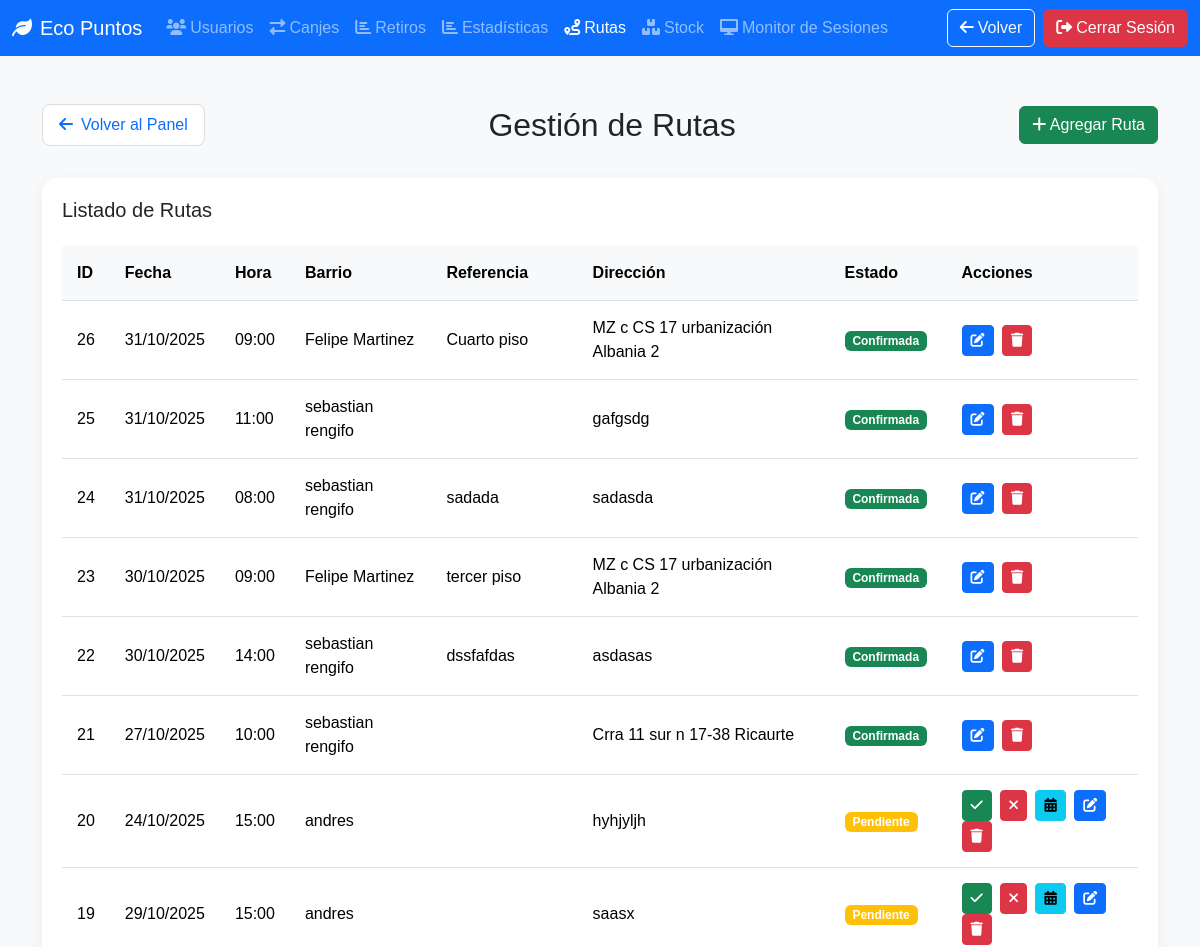
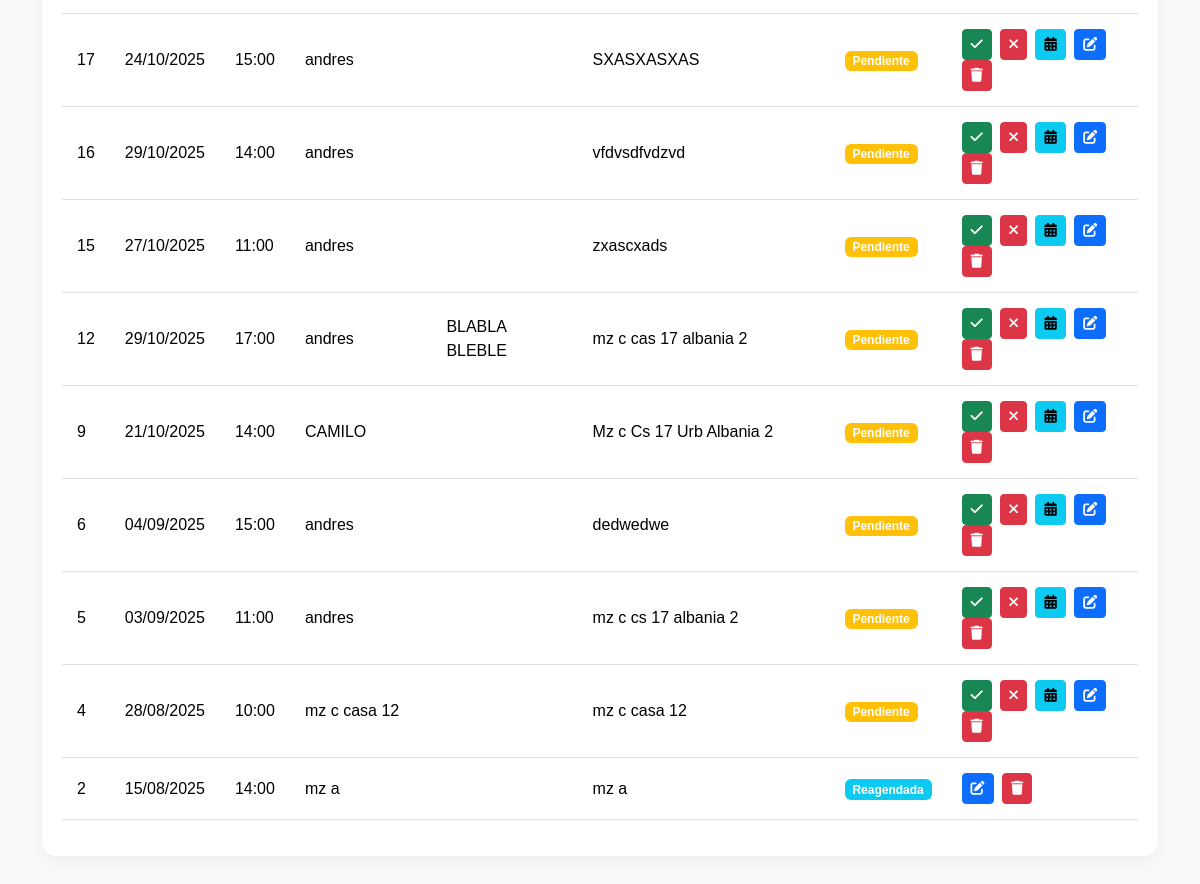
Screenshot of /rutas/ (signed in) with the database file from the repository (2 pictures, top to bottom).
### core/models.py (models this page shows, shortened)
class Ruta(models.Model):
    ESTADOS = (
        ('pendiente', 'Pendiente'),
        ('confirmada', 'Confirmada'),
        ('rechazada', 'Rechazada'),
        ('reagendada', 'Reagendada'),
        ('completada', 'Completada')
    )
    usuario = models.ForeignKey(settings.AUTH_USER_MODEL, on_delete=models.CASCADE, related_name='rutas', null=True, blank=True)
    fecha = models.DateField()
    hora = models.TimeField()
    barrio = models.CharField(max_length=100)
    referencia = models.TextField(blank=True, null=True)
    direccion = models.CharField(max_length=255)
    materiales = models.CharField(max_length=255, blank=True, null=True)
    estado = models.CharField(max_length=20, choices=ESTADOS, default='pendiente')
    fecha_creacion = models.DateTimeField(auto_now_add=True)
    fecha_procesamiento = models.DateTimeField(null=True, blank=True)
    notas_admin = models.TextField(blank=True, null=True)

### core/views.py (the view)
# urls.py: path('rutas/', views.rutas, name='rutas'),
def rutas(request):
    if not request.user.is_authenticated:
        messages.error(request, 'Debes iniciar sesión para acceder a las rutas.')
        return redirect('inicioadmin')
    if request.user.role not in ['admin', 'superuser', 'conductor']:
        messages.error(request, 'No tienes permisos para acceder a esta página.')
        return redirect('inicioadmin')
    routes = Ruta.objects.all().order_by('-fecha_creacion')
    context = {
        'show_integrated_view': True,
        'routes': routes,
        'is_conductor': request.user.role == 'conductor',  # Para mostrar/ocultar opciones en el template
    }
    return render(request, 'core/rutas.html', context)

### core/templates/core/rutas.html (shortened to what this page needs)
{% load static %}
<!DOCTYPE html>
<html lang="es">
<head>
    <link href="https://cdn.jsdelivr.net/npm/bootstrap@5.3.3/dist/css/bootstrap.min.css" rel="stylesheet">
    <link href="https://cdnjs.cloudflare.com/ajax/libs/font-awesome/6.0.0/css/all.min.css" rel="stylesheet">
    <link href="https://cdnjs.cloudflare.com/ajax/libs/toastr.js/latest/toastr.min.css" rel="stylesheet">
    <link rel="stylesheet" href="https://cdn.jsdelivr.net/npm/flatpickr/dist/flatpickr.min.css">
    <link rel="stylesheet" href="https://cdn.jsdelivr.net/npm/flatpickr/dist/themes/material_blue.css">
</head>
<body>
    <nav class="navbar navbar-expand-lg navbar-dark bg-primary mb-4">
        <div class="container-fluid">
            <a class="navbar-brand" href="{% if user.role == 'conductor' %}{% url 'panel_conductor' %}{% else %}{% url 'paneladmin' %}{% endif %}">
                <i class="fas fa-leaf me-2"></i>Eco Puntos
            </a>
            <div class="collapse navbar-collapse" id="navbarAdmin">
                <ul class="navbar-nav me-auto">
                    {% if user.role != 'conductor' %}
                    <li class="nav-item">
                        <a class="nav-link" href="{% url 'usuarioadmin' %}">
                            <i class="fas fa-users me-1"></i>Usuarios
                        </a>
                    </li>
                    {% endif %}
                    <li class="nav-item">
                        <a class="nav-link" href="{% url 'canjeadmin' %}">
                            <i class="fas fa-exchange-alt me-1"></i>Canjes
                        </a>
                    </li>
                    {% if user.role != 'conductor' %}
                    <li class="nav-item">
                        <a class="nav-link" href="{% url 'retiroadmin' %}">
                            <i class="fas fa-chart-bar me-1"></i>Retiros
                        </a>
                    </li>
                    <li class="nav-item">
                        <a class="nav-link" href="{% url 'estadisticasadmin' %}">
                            <i class="fas fa-chart-bar me-1"></i>Estadísticas
                        </a>
                    </li>
                    {% endif %}
                    <li class="nav-item">
                        <a class="nav-link active" href="{% url 'rutas' %}">
                            <i class="fas fa-route me-1"></i>Rutas
                        </a>
                    </li>
                    {% if user.role != 'conductor' %}
                    <li class="nav-item">
                        <a class="nav-link" href="{% url 'stock_recompensas' %}">
                            <i class="fas fa-boxes me-1"></i>Stock
                        </a>
                    </li>
                    <li class="nav-item">
                        <a class="nav-link" href="{% url 'monitor_sesiones' %}">
                            <i class="fas fa-desktop me-1"></i>Monitor de Sesiones
                        </a>
                    </li>
                    {% endif %}
                </ul>
                <div class="d-flex">
                    <a href="{% if user.role == 'conductor' %}{% url 'panel_conductor' %}{% else %}{% url 'paneladmin' %}{% endif %}" class="btn btn-outline-light me-2">
                        <i class="fas fa-arrow-left me-1"></i>Volver
                    </a>
                    <a href="{% url 'logout' %}" class="btn btn-danger">
                        <i class="fas fa-sign-out-alt me-1"></i>Cerrar Sesión
                    </a>
                </div>
            </div>
        </div>
    </nav>
    <div class="container py-4">
        <div class="header-section">
            <a href="{% if user.role == 'conductor' %}{% url 'panel_conductor' %}{% else %}{% url 'paneladmin' %}{% endif %}" class="back-button text-decoration-none">
                <i class="fas fa-arrow-left me-2"></i>Volver al Panel
            </a>
            <h2 class="mb-0">Gestión de Rutas</h2>
            <button class="btn btn-success" data-bs-toggle="modal" data-bs-target="#addRouteModal">
                <i class="fas fa-plus"></i> Agregar Ruta
            </button>
                </div>
        <div class="table-container">
            <div class="d-flex justify-content-between align-items-center mb-4">
                <h5 class="mb-0">Listado de Rutas</h5>
            </div>
            <div class="table-responsive">
                <table class="table custom-table">
                                <thead>
                                    <tr>
                            <th>ID</th>
                                    <th>Fecha</th>
                                    <th>Hora</th>
                                    <th>Barrio</th>
                                    <th>Referencia</th>
                                    <th>Dirección</th>
                                    <th>Estado</th>
                                    <th>Acciones</th>
                                    </tr>
                                </thead>
                                <tbody>
                                    {% for route in routes %}
                                        <tr>
                            <td>{{ route.id }}</td>
                                            <td>{{ route.fecha|date:"d/m/Y" }}</td>
                                            <td>{{ route.hora|time:"H:i" }}</td>
                                            <td>{{ route.barrio }}</td>
                                            <td>{{ route.referencia }}</td>
                                            <td>{{ route.direccion }}</td>
                                            <td>
                                                <span class="badge
                                                    {% if route.estado == 'pendiente' %}bg-warning
                                                    {% elif route.estado == 'confirmada' %}bg-success
                                                    {% elif route.estado == 'rechazada' %}bg-danger
                                                    {% elif route.estado == 'reagendada' %}bg-info
                                                    {% elif route.estado == 'completada' %}bg-secondary
                                                    {% endif %}">
                                                    {{ route.get_estado_display }}
                                                </span>
                                            </td>
                            <td>
                                {% if route.estado == 'pendiente' %}
                                    <button type="button" class="btn btn-success btn-sm me-1 btn-confirmar-ruta"
                                            data-ruta-id="{{ route.id }}"
                                            title="Confirmar">
                                        <i class="fas fa-check"></i>
                                    </button>
                                    <button type="button" class="btn btn-danger btn-sm me-1 btn-rechazar-ruta"
                                            data-ruta-id="{{ route.id }}"
                                            title="Rechazar">
                                        <i class="fas fa-times"></i>
                                    </button>
                                    <button type="button" class="btn btn-info btn-sm me-1"
                                            data-bs-toggle="modal" data-bs-target="#reagendarModal"
                                            data-id="{{ route.id }}"
                                            data-fecha="{{ route.fecha|date:"Y-m-d" }}"
                                            data-hora="{{ route.hora|time:"H:i" }}"
                                            title="Reagendar">
                                        <i class="fas fa-calendar-alt"></i>
                                    </button>
                                {% endif %}
                                <button type="button" class="btn btn-primary btn-sm me-1 edit-btn"
                                        data-bs-toggle="modal" data-bs-target="#editRouteModal"
                                        data-id="{{ route.id }}"
                                        data-fecha="{{ route.fecha|date:"Y-m-d" }}"
                                        data-hora="{{ route.hora|time:"H:i" }}"
                                        data-barrio="{{ route.barrio }}"
                                        data-referencia="{{ route.referencia }}"
                                        data-direccion="{{ route.direccion }}"
                                        title="Editar">
                                    <i class="fas fa-edit"></i>
                                </button>
                                <button type="button" class="btn btn-danger btn-sm delete-btn"
                                        data-id="{{ route.id }}"
                                        title="Eliminar">
                                    <i class="fas fa-trash"></i>
                                </button>
                            </td>
                        </tr>
                        {% empty %}
                        <tr>
                            <td colspan="8" class="text-center">No hay rutas para mostrar.</td>
                                        </tr>
                                    {% endfor %}
                                </tbody>
                            </table>
                        </div>
                    </div>
                </div>
</body>
</html>

### rows the page displays
Ruta: id "26", fecha "31/10/2025", hora "09:00", barrio "Felipe Martinez", referencia "Cuarto piso", direccion "MZ c CS 17 urbanización Albania 2", estado "Confirmada"
Ruta: id "25", fecha "31/10/2025", hora "11:00", barrio "sebastian rengifo", direccion "gafgsdg", estado "Confirmada"
Ruta: id "24", fecha "31/10/2025", hora "08:00", barrio "sebastian rengifo", referencia "sadada", direccion "sadasda", estado "Confirmada"
Ruta: id "23", fecha "30/10/2025", hora "09:00", barrio "Felipe Martinez", referencia "tercer piso", direccion "MZ c CS 17 urbanización Albania 2", estado "Confirmada"
Ruta: id "22", fecha "30/10/2025", hora "14:00", barrio "sebastian rengifo", referencia "dssfafdas", direccion "asdasas", estado "Confirmada"
Ruta: id "21", fecha "27/10/2025", hora "10:00", barrio "sebastian rengifo", direccion "Crra 11 sur n 17-38 Ricaurte", estado "Confirmada"
Ruta: id "20", fecha "24/10/2025", hora "15:00", barrio "andres", direccion "hyhjyljh", estado "Pendiente"
Ruta: id "19", fecha "29/10/2025", hora "15:00", barrio "andres", direccion "saasx", estado "Pendiente"
Ruta: id "17", fecha "24/10/2025", hora "15:00", barrio "andres", direccion "SXASXASXAS", estado "Pendiente"
Ruta: id "16", fecha "29/10/2025", hora "14:00", barrio "andres", direccion "vfdvsdfvdzvd", estado "Pendiente"
Ruta: id "15", fecha "27/10/2025", hora "11:00", barrio "andres", direccion "zxascxads", estado "Pendiente"
Ruta: id "12", fecha "29/10/2025", hora "17:00", barrio "andres", referencia "BLABLA BLEBLE", direccion "mz c cas 17 albania 2", estado "Pendiente"
Ruta: id "9", fecha "21/10/2025", hora "14:00", barrio "CAMILO", direccion "Mz c Cs 17 Urb Albania 2", estado "Pendiente"
Ruta: id "6", fecha "04/09/2025", hora "15:00", barrio "andres", direccion "dedwedwe", estado "Pendiente"
Ruta: id "5", fecha "03/09/2025", hora "11:00", barrio "andres", direccion "mz c cs 17 albania 2", estado "Pendiente"
Ruta: id "4", fecha "28/08/2025", hora "10:00", barrio "mz c casa 12", direccion "mz c casa 12", estado "Pendiente"
Ruta: id "2", fecha "15/08/2025", hora "14:00", barrio "mz a", direccion "mz a", estado "Reagendada"
